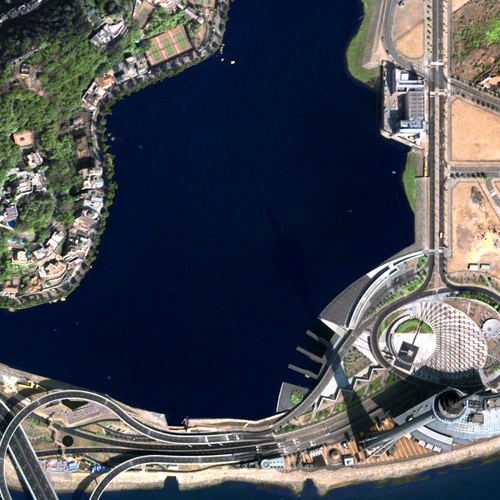
%> input picture 参考并行改进代码/Parallel computing资料/code/Optimization-of-remote-sensing-image-segmentation-by-a-cus-tomized-parallel-sine-cosine-algorithm-ba-main/Example/1006.jpg, 500 x 500 px
$ octave onlyPCNN.m   (GNU Octave 9; MATLAB toolbox functions it lacks are replaced by stand-ins)
%> lines starting %> are read from the running program, lines starting %| are printed output that depends on the picture; in (x1, y1, x2, y2) boxes, pixels count from 0 and x2, y2 are one past the last pixel; in counts of white or black regions, pixels touching at a corner belong together; the program's own positions count from 1
%% 单独脉冲耦合神经网络的图像自动分割
%读取图像
I = imread('1006.jpg');
%> I is the input picture: size 500x500x3 uint8; mean R, G, B 73.5, 77.6, 84.1
%将图像转换为灰度图
if(size(I,3)~=1)
    Igray = rgb2gray(I);
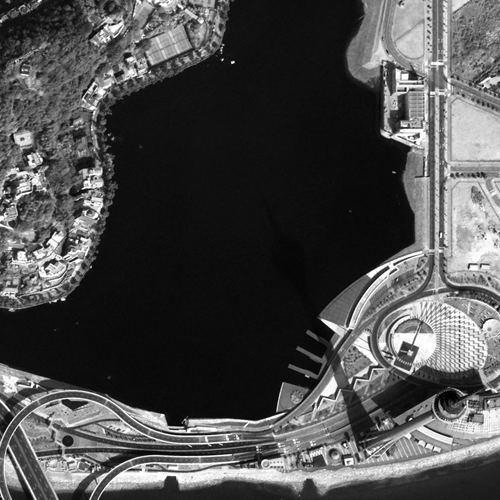
%> Igray: size 500x500 uint8; min 0, max 255, mean 77.1
else
    Igray = I;
end
Igray = im2double(Igray); %图像归一化
%> Igray: size 500x500 double

[m,n] = size (Igray);
%> m = 500; n = 500
%************************************************************
% 初始化参数PCNN参数
%************************************************************
% P ：L E F VF VL VE beta
% V: 1.0 1.0 0.1 0.5 0.2 20 0.1
%连接系数
B = 0.1
%阈值衰减系数
ae = 1.0;
%阈值放大系数
ve = 50;

al = 1.0; af = 0.1; vf = 0.5; vl = 0.2;
W =[0.707 1 0.707;...
        1 0 1;...
        0.707 1 0.707];
M = W; Y = zeros(m,n); F = Y; L = Y; U = Y; E = Y;
%************************************************************
% PCNN 点火过程
%************************************************************
for i = 1:30
    wk = conv2(Y,M,'same');
    F = exp(-af).* F + vf.* wk + Igray;
    L = exp(-al).* L + vl.* wk;
    U = F.*(1 + B.* L);
    Y = double(U>E);
    E = exp(-ae).* E + ve.* Y;
end
%> this loop made 30 passes
%> pass 1, `Y = double(U>E);`:
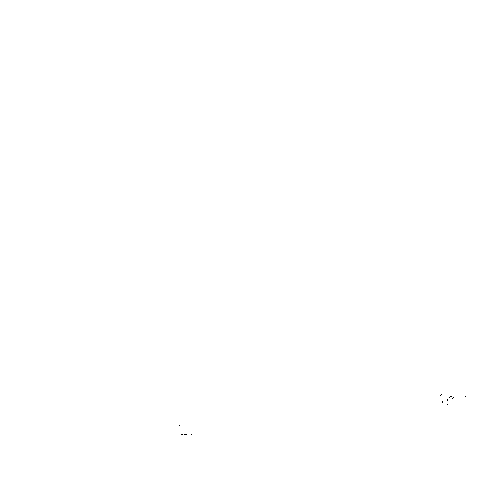
%> Y: size 500x500 double; values 0 (black) and 1 (white), 100% white; black in thin lines or dots, all inside (x1, y1, x2, y2) = (179, 394, 466, 435)
%> pass 2, `F = exp(-af).* F + vf.* wk + Igray;`:
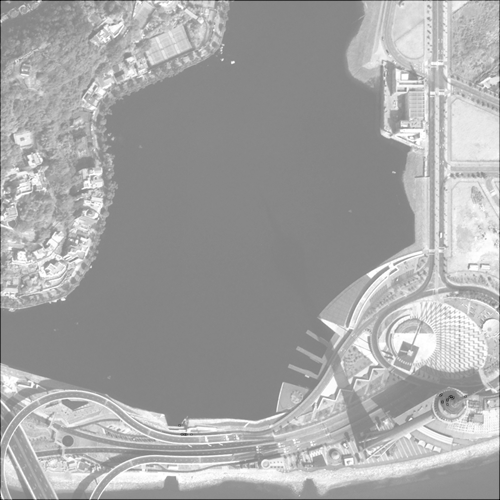
%> F: size 500x500 double; min 1.47, max 5.32, mean 3.98; drawn with min black and max white
%> after the loop:
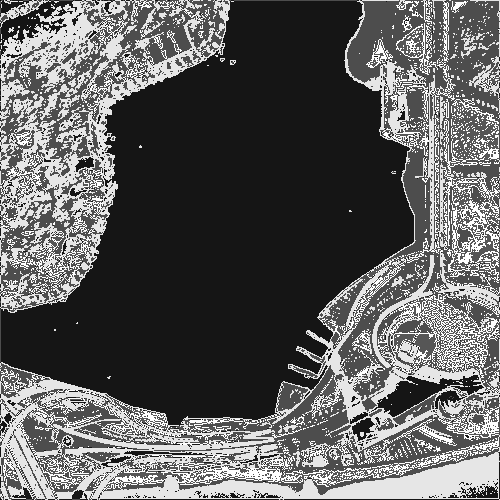
%> E: size 500x500 double; min 2.54, max 57.83, mean 23.3; drawn with min black and max white
%> after the loop:
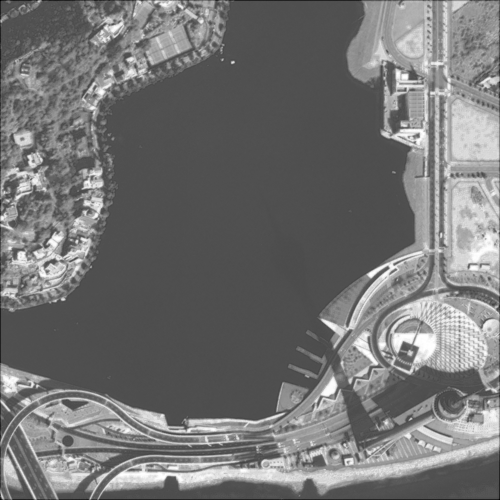
%> F: size 500x500 double; min 4.64, max 26.44, mean 14.6; drawn with min black and max white
%> after the loop:
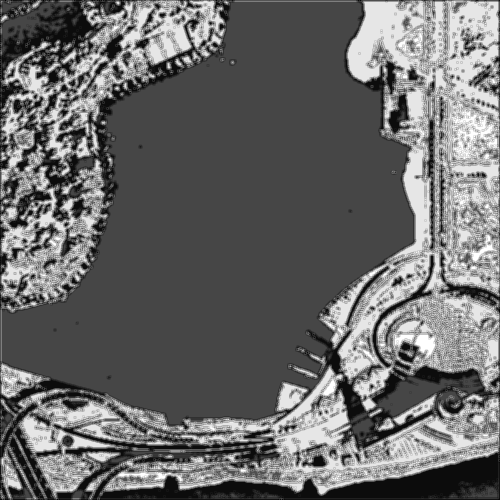
%> L: size 500x500 double; min 0.126, max 1.58, mean 0.73; drawn with min black and max white
BWImage = Y;
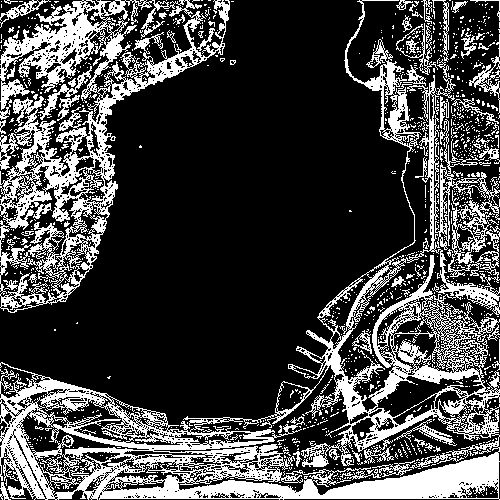
%> BWImage: size 500x500 double; values 0 (black) and 1 (white), 26.8% white; 1156 white regions (1078 under 20 px), largest, box (x1, y1, x2, y2) and area: (0, 0, 500, 500) 39207, (0, 0, 230, 313) 18288, (469, 34, 500, 114) 443
[r,c] = size(BWImage);
%> r = 500; c = 500
%图像熵计算
p1 = sum(BWImage(:))/(r*c);
%> p1 = 0.268
p0 = 1 - p1;
%> p0 = 0.732
H = -p1*log2(p1)-p0*log2(p0);
%> H = 0.839
figure
imshow(BWImage,[]);
title('PCNN分割后的图')

disp(['PCNN分割后的信息熵值',num2str(H)])
%| PCNN分割后的信息熵值0.83897
A=Igray;
B=BWImage;
%> (the run ends here)
